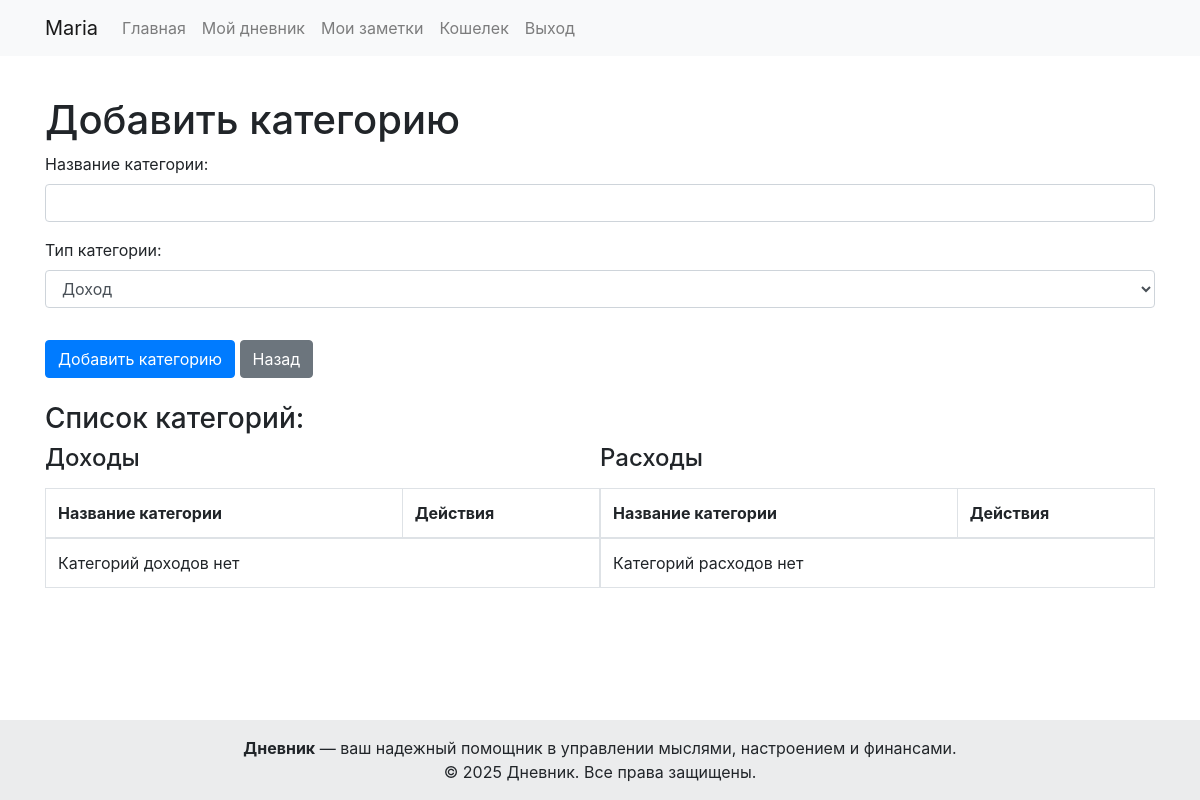
The page /add_category (signed in) on the database as committed earlier.
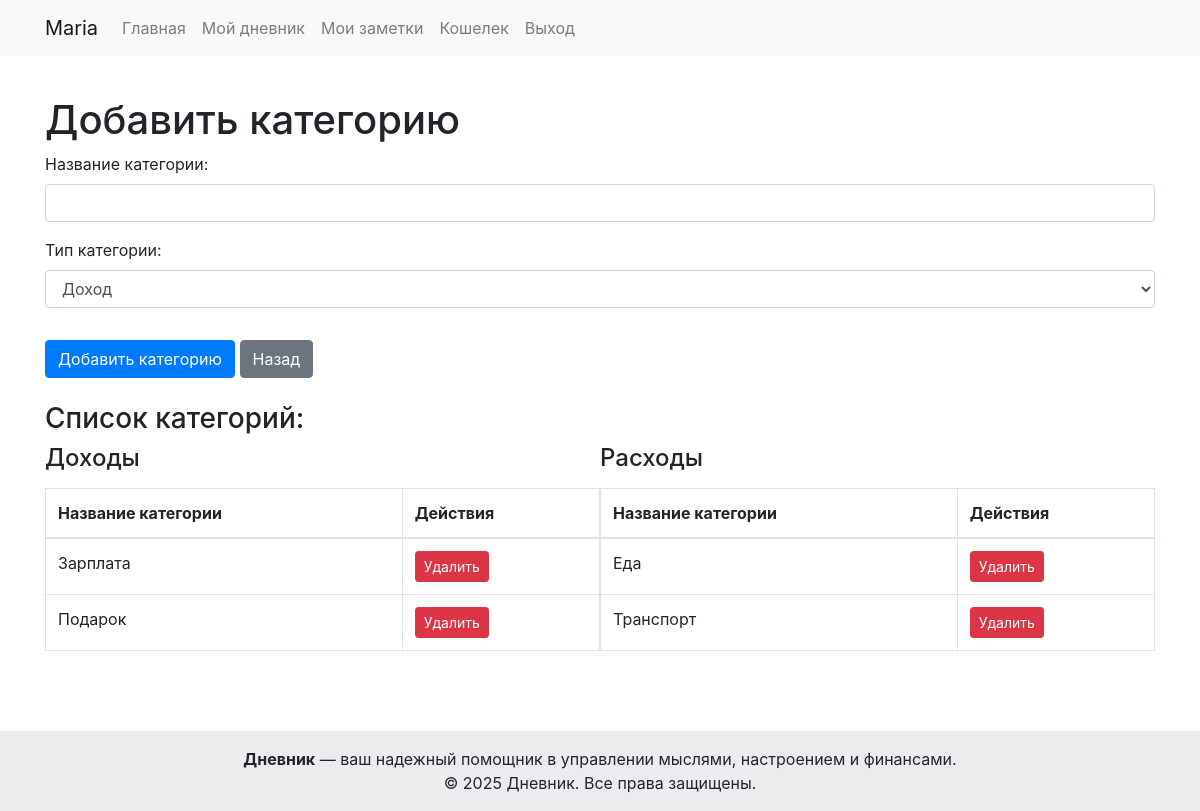
The same page on the database as committed later.
### tables this page shows
CREATE TABLE `Category` (
  `Category_id` INTEGER PRIMARY KEY AUTOINCREMENT,
  `CategoryName` TEXT NOT NULL,
  `TypeCategory` INTEGER NOT NULL -- 1 - доходы, 0 - расходы
);

### config/routes.php (called while the page is built)
<?php
$routes = [
    '' => "index.php",
    'index' => "index.php",
    'diary' => "diary.php",
    'wallet' => "wallet.php",
    'add_income' => "add_income.php",
    'add_expense' => "add_expense.php",
    'add_category' => "add_category.php",
    'budget_analysis' => "budget_analysis.php",
    'edit_action' => "edit_action.php",
    'delete_action' => "delete_action.php",
    'delete_category' => "delete_category.php",
    'register' => "register.php",
    'login' => "login.php",
    'logout' => "logout.php"
];
?>

### app/controllers/add_category.php (called while the page is built, shortened)
<?php
$income_categories = $db->query("SELECT * FROM Category WHERE TypeCategory = 1")->findAll();
$expense_categories = $db->query("SELECT * FROM Category WHERE TypeCategory = 0")->findAll();
require_once(VIEWS . '/add_category.tmpl.php');
?>

### public/index.php (called while the page is built, shortened)
<?php
require_once(CORE . "/classes/DB.php");
$db_config = require_once(CONFIG . "/db.php");
$db = DB::getInstance()->getConnection($db_config);
require_once(CORE . "/router.php");
?>

### core/classes/DB.php (called while the page is built, shortened)
<?php
class DB
{
    private $conn;
    private PDOStatement $stmt;
    private static $instance = null;
    public static function getInstance()
    {
        if (self::$instance === null) {
            self::$instance = new self();
        }
        return self::$instance;
    }
    public function getConnection(array $db_config)
    {
        $dsn = "sqlite:{$db_config['path']}";
        try {
            $this->conn = new PDO($dsn);
            $this->conn->setAttribute(PDO::ATTR_ERRMODE, PDO::ERRMODE_EXCEPTION);
            return $this;
        } catch (PDOException $e) {
            abort(500);
        }
    }
    public function query($query, $params = [])
    {
        try {
            $this->stmt = $this->conn->prepare($query);
            $this->stmt->execute($params);
        } catch (PDOException $e) {
            return false;
        }
        return $this;
    }
    public function findAll()
    {
        return $this->stmt->fetchAll();
    }
}
?>

### config/db.php (called while the page is built)
<?php
return [
    'path' => __DIR__ . '/../database.sqlite',
];
?>

### app/views/add_category.tmpl.php (the view, shortened to what this page needs)
<?php require(COMPONENTS . "/header.php"); ?>
<main class="main py-3">
    <div class="container mt-4">
        <h1>Добавить категорию</h1>
        <form action="" method="post">
            <div class="form-group">
                <label for="category_name">Название категории:</label>
                <input type="text" id="category_name" name="category_name" required class="form-control">
            </div>
            <div class="form-group">
                <label for="type_category">Тип категории:</label>
                <select id="type_category" name="type_category" required class="form-control">
                    <option value="1">Доход</option>
                </select>
            </div>
            <button type="submit" class="btn btn-primary mt-3">Добавить категорию</button>
            <a href="wallet" class="btn btn-secondary mt-3">Назад</a>
        </form>
        <h3 class="mt-4">Список категорий:</h3>
        <div class="d-flex justify-content-between">
            <div class="me-3" style="flex: 1;">
                <h4>Доходы</h4>
                <table class="table table-bordered mt-3">
                    <thead>
                        <tr>
                            <th>Название категории</th>
                            <th>Действия</th>
                        </tr>
                    </thead>
                    <tbody>
                        <?php
                        if (!empty($income_categories)) {
                            foreach ($income_categories as $category) {
                                echo "<tr>
                                        <td>{$category['CategoryName']}</td>
                                        <td>
                                            <form action='delete_category' method='get' style='display:inline;'>
                                                <input type='hidden' name='id' value='{$category['Category_id']}'>
                                                <button type='submit' class='btn btn-danger btn-sm'>Удалить</button>
                                            </form>
                                        </td>
                                      </tr>";
                            }
                        } else {
                            echo "<tr><td colspan='2'>Категорий доходов нет</td></tr>";
                        }
                        ?>
                    </tbody>
                </table>
            </div>
            <div style="flex: 1;">
                <h4>Расходы</h4>
                <table class="table table-bordered mt-3">
                    <thead>
                        <tr>
                            <th>Название категории</th>
                            <th>Действия</th>
                        </tr>
                    </thead>
                    <tbody>
                        <?php
                        if (!empty($expense_categories)) {
                            foreach ($expense_categories as $category) {
                                echo "<tr>
                                        <td>{$category['CategoryName']}</td>
                                        <td>
                                            <form action='delete_category' method='get' style='display:inline;'>
                                                <input type='hidden' name='id' value='{$category['Category_id']}'>
                                                <button type='submit' class='btn btn-danger btn-sm'>Удалить</button>
                                            </form>
                                        </td>
                                      </tr>";
                            }
                        } else {
                            echo "<tr><td colspan='2'>Категорий расходов нет</td></tr>";
                        }
                        ?>
                    </tbody>
                </table>
            </div>
        </div>
    </div>
</main>
<?php require(COMPONENTS . "/footer.php"); ?>

### core/router.php
<?php
require_once(CONFIG . "/routes.php");
$url = trim(parse_url($_SERVER['REQUEST_URI'])['path'], '/');
if (array_key_exists($url, $routes)) {
    if (file_exists(CONTROLLERS . "/$routes[$url]")) {
        require_once CONTROLLERS . "/$routes[$url]";
    } else {
        abort();
    }
} else {
    abort();
}
?>

### app/views/components/header.php (shortened to what this page needs)
<!DOCTYPE html>
<html lang="ru">
<head>
    <link href="https://stackpath.bootstrapcdn.com/bootstrap/4.5.2/css/bootstrap.min.css" rel="stylesheet">
    <link rel="stylesheet" href="public/assets/main.css">
</head>
<body>
    <div class="wrapper">
        <header class="header">
            <nav class="navbar navbar-expand-lg navbar-light bg-light">
                <div class="container-fluid container">
                    <a class="navbar-brand" href="#">
                        <?php echo isset($_SESSION['username']) ? $_SESSION['username'] : 'Неизвестно'; ?></a>
                    <div class="collapse navbar-collapse" id="navbarNav">
                        <ul class="navbar-nav">
                            <li class="nav-item">
                                <a class="nav-link" href="diary">Главная</a>
                            </li>
                            <li class="nav-item">
                                <a class="nav-link" href="#">Мой дневник</a>
                            </li>
                            <li class="nav-item">
                                <a class="nav-link" href="#">Мои заметки</a>
                            </li>
                            <li class="nav-item">
                                <a class="nav-link" href="wallet">Кошелек</a>
                            </li>
                            <li class="nav-item">
                                <a class="nav-link" href="logout">Выход</a>
                            </li>
                        </ul>
                    </div>
                </div>
            </nav>
        </header>

### app/views/components/footer.php (shortened to what this page needs)
<footer class="bg-light text-center text-lg-start mt-5 footer">
    <div class="text-center p-3" style="background-color: rgba(0, 0, 0, 0.05);">
        <p class="mb-0">
            <strong>Дневник</strong> — ваш надежный помощник в управлении мыслями, настроением и финансами.
        </p>
        <p class="mb-0">
            © 2025 Дневник. Все права защищены.
        </p>
    </div>
</footer>
</div>
</body>
</html>

### public/assets/main.css (style rules this page uses)
body { min-height: 320px; }
html, body { height: 100%; }
.wrapper { min-height: 100%; display: flex; flex-direction: column; }
main.main { flex: 1 1 auto; }

Rows that differ between the two databases and show on the page:
added category: CategoryName "Зарплата", shown under "Доходы"
added category: CategoryName "Подарок", shown under "Доходы"
added category: CategoryName "Еда", shown under "Расходы"
added category: CategoryName "Транспорт", shown under "Расходы"
Other text that changed with them:
text no longer shown: "Категорий доходов нет Категорий расходов нет"
